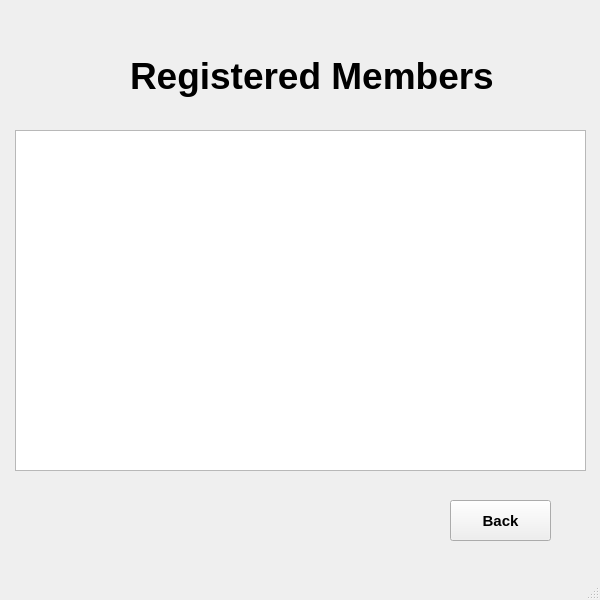
<?xml version="1.0" encoding="UTF-8"?>
<ui version="4.0">
 <class>availableRooms</class>
 <widget class="QMainWindow" name="availableRooms">
  <property name="geometry">
   <rect>
    <x>0</x>
    <y>0</y>
    <width>600</width>
    <height>600</height>
   </rect>
  </property>
  <property name="windowTitle">
   <string>MainWindow</string>
  </property>
  <widget class="QWidget" name="centralwidget">
   <widget class="QTableWidget" name="tableWidget">
    <property name="geometry">
     <rect>
      <x>15</x>
      <y>130</y>
      <width>571</width>
      <height>341</height>
     </rect>
    </property>
   </widget>
   <widget class="QLabel" name="label">
    <property name="geometry">
     <rect>
      <x>130</x>
      <y>50</y>
      <width>391</width>
      <height>51</height>
     </rect>
    </property>
    <property name="font">
     <font>
      <pointsize>28</pointsize>
      <bold>true</bold>
     </font>
    </property>
    <property name="text">
     <string>Registered Members</string>
    </property>
   </widget>
   <widget class="QPushButton" name="pushButton">
    <property name="geometry">
     <rect>
      <x>450</x>
      <y>500</y>
      <width>101</width>
      <height>41</height>
     </rect>
    </property>
    <property name="font">
     <font>
      <pointsize>11</pointsize>
      <italic>false</italic>
      <bold>true</bold>
     </font>
    </property>
    <property name="mouseTracking">
     <bool>false</bool>
    </property>
    <property name="text">
     <string>Back</string>
    </property>
   </widget>
  </widget>
  <widget class="QMenuBar" name="menubar">
   <property name="geometry">
    <rect>
     <x>0</x>
     <y>0</y>
     <width>600</width>
     <height>21</height>
    </rect>
   </property>
  </widget>
  <widget class="QStatusBar" name="statusbar"/>
 </widget>
 <resources/>
 <connections/>
</ui>
